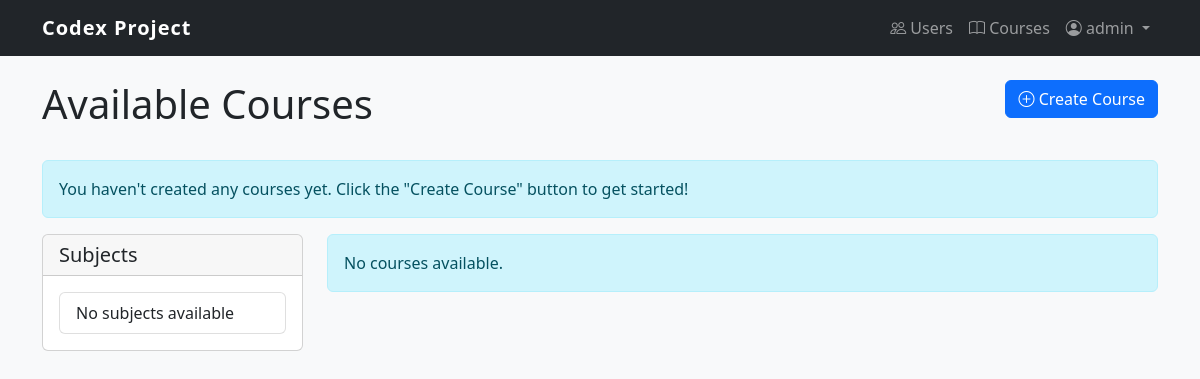
The page /content/courses/ (signed in) on the database as committed earlier.
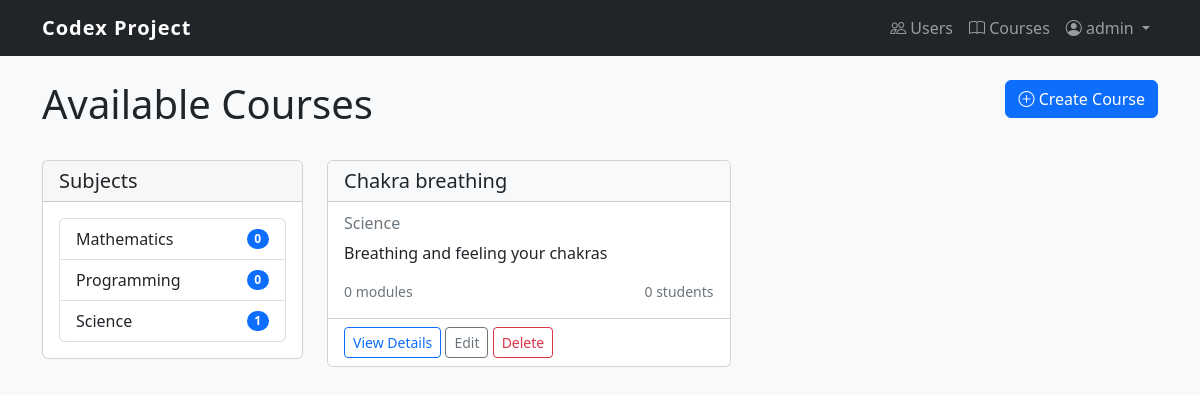
The same page on the database as committed later.
### user_management/models.py (models this page shows, shortened)
class User(AbstractUser):
    USER = 'USER'
    TEACHER = 'TEACHER'
    ADMIN = 'ADMIN'
    ROLE_CHOICES = [
        (USER, 'User'),
        (TEACHER, 'Teacher'),
        (ADMIN, 'Admin'),
    ]
    role = models.CharField(max_length=10, choices=ROLE_CHOICES, default=USER)
    def is_teacher(self):
        return self.role == self.TEACHER
    def is_administrator(self):
        return self.role == self.ADMIN

### content_management/models.py (models this page shows, shortened)
class Subject(models.Model):
    title = models.CharField(max_length=200)
    slug = models.SlugField(max_length=200, unique=True)
    description = models.TextField(blank=True)
    class Meta:
        ordering = ['title']

class Course(models.Model):
    title = models.CharField(max_length=200)
    slug = models.SlugField(max_length=200, unique=True)
    overview = models.TextField()
    created = models.DateTimeField(auto_now_add=True)
    subject = models.ForeignKey(Subject, related_name='courses', on_delete=models.CASCADE)
    owner = models.ForeignKey(settings.AUTH_USER_MODEL,
                             related_name='courses_created',
                             on_delete=models.CASCADE)
    students = models.ManyToManyField(settings.AUTH_USER_MODEL,
                                     related_name='courses_enrolled',
                                     blank=True)
    class Meta:
        ordering = ['-created']

### content_management/views.py (the view)
# urls.py: path('courses/', views.CourseListView.as_view(), name='course_list'),
class CourseListView(LoginRequiredMixin, ListView):
    model = Course
    template_name = 'content_management/course_list.html'
    context_object_name = 'courses'
    def get_queryset(self):
        qs = super().get_queryset()
        if self.request.user.is_teacher():
            return qs.filter(owner=self.request.user)
        elif self.request.user.is_administrator():
            return qs
        else:
            return qs.filter(students=self.request.user)
    def get_context_data(self, **kwargs):
        context = super().get_context_data(**kwargs)
        context['subjects'] = Subject.objects.annotate(
            total_courses=Count('courses')
        )
        if self.request.user.is_teacher() or self.request.user.is_administrator():
            context['is_instructor'] = True
        return context

### content_management/templates/content_management/course_list.html (shortened to what this page needs)
{% extends 'content_management/base.html' %}
{% block content_management %}
    <div class="row mb-4">
        <div class="col-md-9">
            <h1>Available Courses</h1>
        </div>
        {% if is_instructor %}
        <div class="col-md-3 text-end">
            <a href="{% url 'content_management:course_create' %}" class="btn btn-primary">
                <i class="bi bi-plus-circle"></i> Create Course
            </a>
        </div>
        {% endif %}
    </div>
    {% if not courses %}
        <div class="alert alert-info">
            {% if is_instructor %}
                You haven't created any courses yet. Click the "Create Course" button to get started!
            {% else %}
                You're not enrolled in any courses yet. Browse available courses below.
            {% endif %}
        </div>
    {% endif %}
    <div class="row">
        <div class="col-md-3">
            <div class="card mb-4">
                <div class="card-header">
                    <h5 class="mb-0">Subjects</h5>
                </div>
                <div class="card-body">
                    <ul class="list-group">
                        {% for subject in subjects %}
                            <li class="list-group-item d-flex justify-content-between align-items-center">
                                {{ subject.title }}
                                <span class="badge bg-primary rounded-pill">{{ subject.total_courses }}</span>
                            </li>
                        {% empty %}
                            <li class="list-group-item">No subjects available</li>
                        {% endfor %}
                    </ul>
                </div>
            </div>
        </div>
        <div class="col-md-9">
            <div class="row">
                {% for course in courses %}
                    <div class="col-md-6 mb-4">
                        <div class="card h-100">
                            <div class="card-header bg-light">
                                <h5 class="card-title mb-0">{{ course.title }}</h5>
                            </div>
                            <div class="card-body">
                                <h6 class="card-subtitle mb-2 text-muted">{{ course.subject.title }}</h6>
                                <p class="card-text">{{ course.overview|truncatewords:30 }}</p>
                                <div class="d-flex justify-content-between align-items-center">
                                    <small class="text-muted">{{ course.modules.count }} modules</small>
                                    <small class="text-muted">{{ course.students.count }} students</small>
                                </div>
                            </div>
                            <div class="card-footer bg-white">
                                <a href="{% url 'content_management:course_detail' course.slug %}" class="btn btn-sm btn-outline-primary">View Details</a>
                                {% if is_instructor and course.owner == request.user %}
                                    <a href="{% url 'content_management:course_update' course.slug %}" class="btn btn-sm btn-outline-secondary">Edit</a>
                                    <a href="{% url 'content_management:course_delete' course.slug %}" class="btn btn-sm btn-outline-danger">Delete</a>
                                {% endif %}
                            </div>
                        </div>
                    </div>
                {% empty %}
                    <div class="col-12">
                        <div class="alert alert-info">
                            No courses available.
                        </div>
                    </div>
                {% endfor %}
            </div>
        </div>
    </div>
{% endblock %}

### content_management/templates/content_management/base.html (shortened to what this page needs)
{% extends 'user_management/base.html' %}
{% block content %}
    <div class="container mt-4">
        {% block content_management %}{% endblock %}
    </div>
{% endblock %}

### user_management/templates/user_management/base.html (shortened to what this page needs)
<!DOCTYPE html>
<html lang="en">
<head>
    <link href="https://cdn.jsdelivr.net/npm/bootstrap@5.2.3/dist/css/bootstrap.min.css" rel="stylesheet">
    <link rel="stylesheet" href="https://cdn.jsdelivr.net/npm/bootstrap-icons@1.10.0/font/bootstrap-icons.css">
</head>
<body>
    <nav class="navbar navbar-expand-lg navbar-dark bg-dark">
        <div class="container">
            <a class="navbar-brand" href="{% url 'user_management:dashboard' %}">Codex Project</a>
            <div class="collapse navbar-collapse" id="navbarNav">
                <ul class="navbar-nav ms-auto">
                    {% if user.is_authenticated %}
                        {% if user.is_administrator %}
                            <li class="nav-item">
                                <a class="nav-link" href="{% url 'user_management:user_management' %}">
                                    <i class="bi bi-people"></i> Users
                                </a>
                            </li>
                        {% endif %}
                        <li class="nav-item">
                            <a class="nav-link" href="{% url 'content_management:course_list' %}">
                                <i class="bi bi-book"></i> Courses
                            </a>
                        </li>
                        <li class="nav-item dropdown">
                            <a class="nav-link dropdown-toggle" href="#" id="navbarDropdown" role="button"
                               data-bs-toggle="dropdown" aria-expanded="false">
                                <i class="bi bi-person-circle"></i> {{ user.username }}
                            </a>
                        </li>
                    {% endif %}
                </ul>
            </div>
        </div>
    </nav>
    {% block content %}{% endblock %}
</body>
</html>

### user_management/templates/user_management/base.html (style rules this page uses)
body { font-family: 'Segoe UI', Tahoma, Geneva, Verdana, sans-serif; background-color: #f8f9fa; }
.navbar-brand { font-weight: bold; letter-spacing: 1px; }

Rows that differ between the two databases and show on the page:
added Subject: title "Mathematics", total_courses "0"
added Subject: title "Programming", total_courses "0"
added Subject: title "Science", total_courses "1"
added Course: title "Chakra breathing", subject "Science", overview "Breathing and feeling your chakras", modules.count "0", students.count "0", shows "Edit"
Other text that changed with them:
text no longer shown: "You haven't created any courses yet. Click the \"Create Course\" button to get started! No subjects available No courses available."
